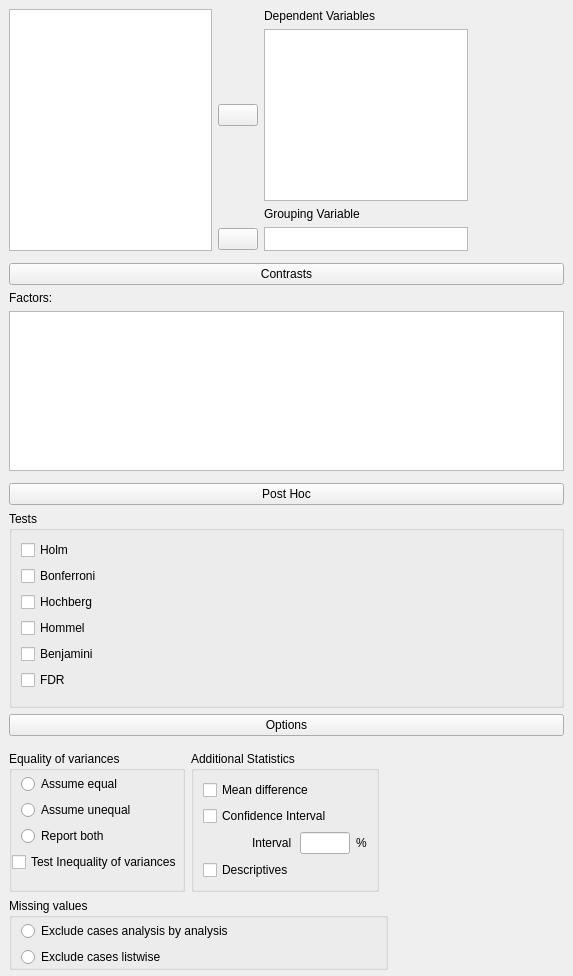
<?xml version="1.0" encoding="UTF-8"?>
<ui version="4.0">
 <class>AnovaOneWayForm</class>
 <widget class="QWidget" name="AnovaOneWayForm">
  <property name="geometry">
   <rect>
    <x>0</x>
    <y>0</y>
    <width>573</width>
    <height>960</height>
   </rect>
  </property>
  <property name="windowTitle">
   <string>Form</string>
  </property>
  <layout class="QGridLayout" name="gridLayout_11">
   <property name="leftMargin">
    <number>0</number>
   </property>
   <property name="topMargin">
    <number>0</number>
   </property>
   <property name="rightMargin">
    <number>0</number>
   </property>
   <property name="bottomMargin">
    <number>0</number>
   </property>
   <property name="verticalSpacing">
    <number>0</number>
   </property>
   <item row="0" column="0" colspan="2">
    <widget class="QWidget" name="widget" native="true">
     <property name="sizePolicy">
      <sizepolicy hsizetype="Fixed" vsizetype="Preferred">
       <horstretch>0</horstretch>
       <verstretch>0</verstretch>
      </sizepolicy>
     </property>
     <property name="minimumSize">
      <size>
       <width>573</width>
       <height>260</height>
      </size>
     </property>
     <property name="maximumSize">
      <size>
       <width>16777215</width>
       <height>260</height>
      </size>
     </property>
     <layout class="QGridLayout" name="gridLayout_10">
      <item row="0" column="1">
       <widget class="QWidget" name="widget_7" native="true">
        <layout class="QGridLayout" name="gridLayout_8">
         <property name="leftMargin">
          <number>0</number>
         </property>
         <property name="topMargin">
          <number>0</number>
         </property>
         <property name="rightMargin">
          <number>0</number>
         </property>
         <property name="bottomMargin">
          <number>0</number>
         </property>
         <property name="verticalSpacing">
          <number>6</number>
         </property>
         <item row="6" column="0">
          <widget class="AssignButton" name="buttonAssignGroupingVariable">
           <property name="maximumSize">
            <size>
             <width>50</width>
             <height>16777215</height>
            </size>
           </property>
           <property name="text">
            <string/>
           </property>
          </widget>
         </item>
         <item row="0" column="1">
          <widget class="QLabel" name="label_4">
           <property name="text">
            <string>Dependent Variables</string>
           </property>
          </widget>
         </item>
         <item row="6" column="1">
          <widget class="BoundListView" name="groupingVariable">
           <property name="maximumSize">
            <size>
             <width>210</width>
             <height>24</height>
            </size>
           </property>
          </widget>
         </item>
         <item row="1" column="0">
          <widget class="AssignButton" name="buttonAssignVariables">
           <property name="minimumSize">
            <size>
             <width>0</width>
             <height>0</height>
            </size>
           </property>
           <property name="maximumSize">
            <size>
             <width>50</width>
             <height>16777215</height>
            </size>
           </property>
           <property name="text">
            <string/>
           </property>
          </widget>
         </item>
         <item row="1" column="1">
          <widget class="BoundListView" name="variables">
           <property name="sizePolicy">
            <sizepolicy hsizetype="Maximum" vsizetype="Expanding">
             <horstretch>0</horstretch>
             <verstretch>0</verstretch>
            </sizepolicy>
           </property>
           <property name="minimumSize">
            <size>
             <width>0</width>
             <height>0</height>
            </size>
           </property>
           <property name="maximumSize">
            <size>
             <width>210</width>
             <height>16777215</height>
            </size>
           </property>
           <property name="selectionMode">
            <enum>QAbstractItemView::ExtendedSelection</enum>
           </property>
          </widget>
         </item>
         <item row="5" column="1">
          <widget class="QLabel" name="label_5">
           <property name="text">
            <string>Grouping Variable</string>
           </property>
          </widget>
         </item>
        </layout>
       </widget>
      </item>
      <item row="0" column="2">
       <widget class="QWidget" name="widget_6" native="true">
        <property name="minimumSize">
         <size>
          <width>90</width>
          <height>0</height>
         </size>
        </property>
        <layout class="QVBoxLayout" name="verticalLayout_2">
         <property name="leftMargin">
          <number>0</number>
         </property>
         <property name="topMargin">
          <number>0</number>
         </property>
         <property name="rightMargin">
          <number>0</number>
         </property>
         <property name="bottomMargin">
          <number>0</number>
         </property>
        </layout>
       </widget>
      </item>
      <item row="0" column="0">
       <widget class="AvailableFieldsListView" name="listAvailableFields">
        <property name="sizePolicy">
         <sizepolicy hsizetype="Expanding" vsizetype="Expanding">
          <horstretch>0</horstretch>
          <verstretch>0</verstretch>
         </sizepolicy>
        </property>
        <property name="minimumSize">
         <size>
          <width>0</width>
          <height>200</height>
         </size>
        </property>
        <property name="maximumSize">
         <size>
          <width>210</width>
          <height>16777215</height>
         </size>
        </property>
        <property name="selectionMode">
         <enum>QAbstractItemView::ExtendedSelection</enum>
        </property>
       </widget>
      </item>
     </layout>
    </widget>
   </item>
   <item row="1" column="0" colspan="2">
    <widget class="QWidget" name="widget_10" native="true">
     <layout class="QGridLayout" name="gridLayout_13">
      <property name="topMargin">
       <number>3</number>
      </property>
      <property name="bottomMargin">
       <number>3</number>
      </property>
      <item row="0" column="0">
       <widget class="ExpanderButton" name="pushButton_2">
        <property name="text">
         <string>Contrasts</string>
        </property>
       </widget>
      </item>
      <item row="1" column="0">
       <widget class="QWidget" name="panelContrasts" native="true">
        <layout class="QVBoxLayout" name="verticalLayout">
         <property name="leftMargin">
          <number>0</number>
         </property>
         <property name="topMargin">
          <number>0</number>
         </property>
         <property name="rightMargin">
          <number>0</number>
         </property>
         <property name="bottomMargin">
          <number>6</number>
         </property>
         <item>
          <widget class="QLabel" name="label_15">
           <property name="text">
            <string>Factors:</string>
           </property>
          </widget>
         </item>
         <item>
          <widget class="BoundTableView" name="contrasts">
           <property name="minimumSize">
            <size>
             <width>0</width>
             <height>160</height>
            </size>
           </property>
           <property name="showGrid">
            <bool>false</bool>
           </property>
          </widget>
         </item>
        </layout>
       </widget>
      </item>
     </layout>
    </widget>
   </item>
   <item row="2" column="0" colspan="2">
    <widget class="QWidget" name="widget_9" native="true">
     <layout class="QGridLayout" name="gridLayout_12">
      <property name="topMargin">
       <number>3</number>
      </property>
      <property name="bottomMargin">
       <number>3</number>
      </property>
      <item row="0" column="0">
       <widget class="ExpanderButton" name="pushButton_3">
        <property name="text">
         <string>Post Hoc</string>
        </property>
       </widget>
      </item>
      <item row="1" column="0">
       <widget class="QWidget" name="panelPostHoc" native="true">
        <layout class="QGridLayout" name="gridLayout_20">
         <property name="leftMargin">
          <number>0</number>
         </property>
         <property name="topMargin">
          <number>0</number>
         </property>
         <property name="rightMargin">
          <number>0</number>
         </property>
         <property name="bottomMargin">
          <number>0</number>
         </property>
         <item row="0" column="0">
          <widget class="QGroupBox" name="groupBox">
           <property name="title">
            <string>Tests</string>
           </property>
           <layout class="QGridLayout" name="gridLayout_17">
            <item row="0" column="1" rowspan="7">
             <widget class="QWidget" name="widget_17" native="true">
              <layout class="QGridLayout" name="gridLayout_16">
               <property name="leftMargin">
                <number>0</number>
               </property>
               <property name="topMargin">
                <number>0</number>
               </property>
               <property name="rightMargin">
                <number>0</number>
               </property>
               <property name="bottomMargin">
                <number>0</number>
               </property>
               <property name="verticalSpacing">
                <number>6</number>
               </property>
              </layout>
             </widget>
            </item>
            <item row="3" column="0">
             <widget class="BoundCheckBox" name="postHocTestsHommel">
              <property name="text">
               <string>Hommel</string>
              </property>
             </widget>
            </item>
            <item row="1" column="0">
             <widget class="BoundCheckBox" name="postHocTestsBonferroni">
              <property name="text">
               <string>Bonferroni</string>
              </property>
             </widget>
            </item>
            <item row="4" column="0">
             <widget class="BoundCheckBox" name="postHocTestsBenjamini">
              <property name="text">
               <string>Benjamini</string>
              </property>
             </widget>
            </item>
            <item row="0" column="0">
             <widget class="BoundCheckBox" name="postHocTestsHolm">
              <property name="text">
               <string>Holm</string>
              </property>
             </widget>
            </item>
            <item row="2" column="0">
             <widget class="BoundCheckBox" name="postHocTestsHochberg">
              <property name="text">
               <string>Hochberg</string>
              </property>
             </widget>
            </item>
            <item row="5" column="0">
             <widget class="BoundCheckBox" name="postHocTestsFDR">
              <property name="text">
               <string>FDR</string>
              </property>
             </widget>
            </item>
           </layout>
          </widget>
         </item>
        </layout>
       </widget>
      </item>
     </layout>
    </widget>
   </item>
   <item row="3" column="0" colspan="2">
    <widget class="QWidget" name="widget_8" native="true">
     <layout class="QGridLayout" name="gridLayout_9">
      <property name="topMargin">
       <number>3</number>
      </property>
      <property name="bottomMargin">
       <number>6</number>
      </property>
      <item row="0" column="0" colspan="2">
       <widget class="ExpanderButton" name="pushButton">
        <property name="text">
         <string>Options</string>
        </property>
       </widget>
      </item>
      <item row="1" column="0" colspan="2">
       <widget class="QWidget" name="panelOptions" native="true">
        <layout class="QGridLayout" name="gridLayout_7">
         <property name="leftMargin">
          <number>0</number>
         </property>
         <property name="topMargin">
          <number>0</number>
         </property>
         <property name="rightMargin">
          <number>0</number>
         </property>
         <property name="bottomMargin">
          <number>0</number>
         </property>
         <item row="1" column="0">
          <widget class="QGroupBox" name="groupBox_9">
           <property name="title">
            <string>Missing values</string>
           </property>
           <layout class="QGridLayout" name="gridLayout_4">
            <property name="leftMargin">
             <number>0</number>
            </property>
            <property name="topMargin">
             <number>3</number>
            </property>
            <property name="rightMargin">
             <number>0</number>
            </property>
            <property name="bottomMargin">
             <number>0</number>
            </property>
            <item row="0" column="0">
             <widget class="BoundGroupBox" name="missingValues" native="true">
              <layout class="QGridLayout" name="gridLayout_6">
               <property name="topMargin">
                <number>0</number>
               </property>
               <property name="bottomMargin">
                <number>0</number>
               </property>
               <item row="0" column="0">
                <widget class="QRadioButton" name="_1excludeAnalysisByAnalysis">
                 <property name="text">
                  <string>Exclude cases analysis by analysis</string>
                 </property>
                </widget>
               </item>
               <item row="1" column="0">
                <widget class="QRadioButton" name="_2excludeListwise">
                 <property name="text">
                  <string>Exclude cases listwise</string>
                 </property>
                </widget>
               </item>
              </layout>
             </widget>
            </item>
           </layout>
          </widget>
         </item>
         <item row="0" column="0">
          <widget class="QWidget" name="widget_3" native="true">
           <layout class="QGridLayout" name="gridLayout_2">
            <property name="leftMargin">
             <number>0</number>
            </property>
            <property name="bottomMargin">
             <number>0</number>
            </property>
            <item row="0" column="2">
             <widget class="QGroupBox" name="groupBox_7">
              <property name="title">
               <string>Additional Statistics</string>
              </property>
              <layout class="QGridLayout" name="gridLayout_3">
               <item row="0" column="0" colspan="3">
                <widget class="BoundCheckBox" name="meanDifference">
                 <property name="text">
                  <string>Mean difference</string>
                 </property>
                </widget>
               </item>
               <item row="1" column="0" colspan="3">
                <widget class="BoundCheckBox" name="confidenceInterval">
                 <property name="text">
                  <string>Confidence Interval</string>
                 </property>
                </widget>
               </item>
               <item row="2" column="0">
                <widget class="QWidget" name="widget_4" native="true"/>
               </item>
               <item row="2" column="1">
                <widget class="QLabel" name="label">
                 <property name="text">
                  <string>Interval</string>
                 </property>
                </widget>
               </item>
               <item row="2" column="2">
                <widget class="BoundTextBox" name="confidenceIntervalInterval">
                 <property name="sizePolicy">
                  <sizepolicy hsizetype="Preferred" vsizetype="Fixed">
                   <horstretch>0</horstretch>
                   <verstretch>0</verstretch>
                  </sizepolicy>
                 </property>
                 <property name="maximumSize">
                  <size>
                   <width>50</width>
                   <height>16777215</height>
                  </size>
                 </property>
                </widget>
               </item>
               <item row="2" column="3">
                <widget class="QLabel" name="label_2">
                 <property name="text">
                  <string>%</string>
                 </property>
                </widget>
               </item>
               <item row="3" column="0" colspan="2">
                <widget class="BoundCheckBox" name="descriptives">
                 <property name="text">
                  <string>Descriptives</string>
                 </property>
                </widget>
               </item>
              </layout>
             </widget>
            </item>
            <item row="0" column="0" colspan="2">
             <widget class="QGroupBox" name="groupBox_8">
              <property name="title">
               <string>Equality of variances</string>
              </property>
              <layout class="QGridLayout" name="gridLayout">
               <property name="leftMargin">
                <number>0</number>
               </property>
               <property name="topMargin">
                <number>3</number>
               </property>
               <property name="rightMargin">
                <number>0</number>
               </property>
               <property name="bottomMargin">
                <number>0</number>
               </property>
               <item row="0" column="0">
                <widget class="BoundGroupBox" name="equalityOfVariances" native="true">
                 <layout class="QGridLayout" name="gridLayout_5">
                  <property name="topMargin">
                   <number>0</number>
                  </property>
                  <property name="bottomMargin">
                   <number>0</number>
                  </property>
                  <item row="2" column="0">
                   <widget class="QRadioButton" name="_3both">
                    <property name="text">
                     <string>Report both</string>
                    </property>
                   </widget>
                  </item>
                  <item row="1" column="0">
                   <widget class="QRadioButton" name="_2assumeUnequal">
                    <property name="text">
                     <string>Assume unequal</string>
                    </property>
                   </widget>
                  </item>
                  <item row="0" column="0">
                   <widget class="QRadioButton" name="_1assumeEqual">
                    <property name="text">
                     <string>Assume equal</string>
                    </property>
                   </widget>
                  </item>
                 </layout>
                </widget>
               </item>
               <item row="2" column="0">
                <widget class="QWidget" name="widget_5" native="true"/>
               </item>
               <item row="1" column="0">
                <widget class="BoundCheckBox" name="testUnequalVariances">
                 <property name="text">
                  <string>Test Inequality of variances</string>
                 </property>
                </widget>
               </item>
              </layout>
             </widget>
            </item>
           </layout>
          </widget>
         </item>
         <item row="0" column="1">
          <spacer name="horizontalSpacer">
           <property name="orientation">
            <enum>Qt::Horizontal</enum>
           </property>
           <property name="sizeHint" stdset="0">
            <size>
             <width>150</width>
             <height>20</height>
            </size>
           </property>
          </spacer>
         </item>
        </layout>
       </widget>
      </item>
     </layout>
    </widget>
   </item>
  </layout>
 </widget>
 <customwidgets>
  <customwidget>
   <class>AssignButton</class>
   <extends>QPushButton</extends>
   <header>widgets/assignbutton.h</header>
  </customwidget>
  <customwidget>
   <class>AvailableFieldsListView</class>
   <extends>QListView</extends>
   <header>widgets/availablefieldslistview.h</header>
  </customwidget>
  <customwidget>
   <class>BoundListView</class>
   <extends>QListView</extends>
   <header>widgets/boundlistview.h</header>
  </customwidget>
  <customwidget>
   <class>ExpanderButton</class>
   <extends>QPushButton</extends>
   <header>widgets/expanderbutton.h</header>
  </customwidget>
  <customwidget>
   <class>BoundTableView</class>
   <extends>QTableView</extends>
   <header>widgets/boundtableview.h</header>
  </customwidget>
  <customwidget>
   <class>BoundCheckBox</class>
   <extends>QCheckBox</extends>
   <header>widgets/boundcheckbox.h</header>
  </customwidget>
  <customwidget>
   <class>BoundTextBox</class>
   <extends>QLineEdit</extends>
   <header>widgets/boundtextbox.h</header>
  </customwidget>
  <customwidget>
   <class>BoundGroupBox</class>
   <extends>QWidget</extends>
   <header>widgets/boundgroupbox.h</header>
   <container>1</container>
  </customwidget>
 </customwidgets>
 <resources/>
 <connections/>
</ui>
